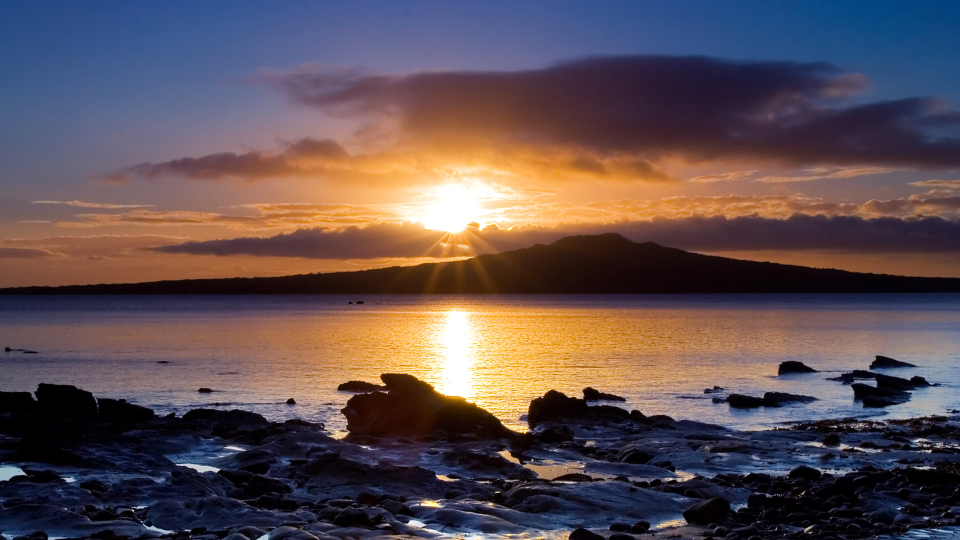
#> input picture Lab_3/static/SampleImage.jpg, 1920 x 1080 px (shown at 1/2 size)
$ python L3_2.py
#> lines starting #> are read from the running program, lines starting #| are printed output that depends on the picture
import cv2
import matplotlib.pyplot as plt

# Reading the image
img_data = cv2.imread("static/SampleImage.jpg")
#> img_data is the input picture: shape (1080, 1920, 3); mean B, G, R 83.3, 79.4, 94.9
img = cv2.cvtColor(img_data, cv2.COLOR_BGR2RGB)
gray = cv2.cvtColor(img_data, cv2.COLOR_RGB2GRAY)
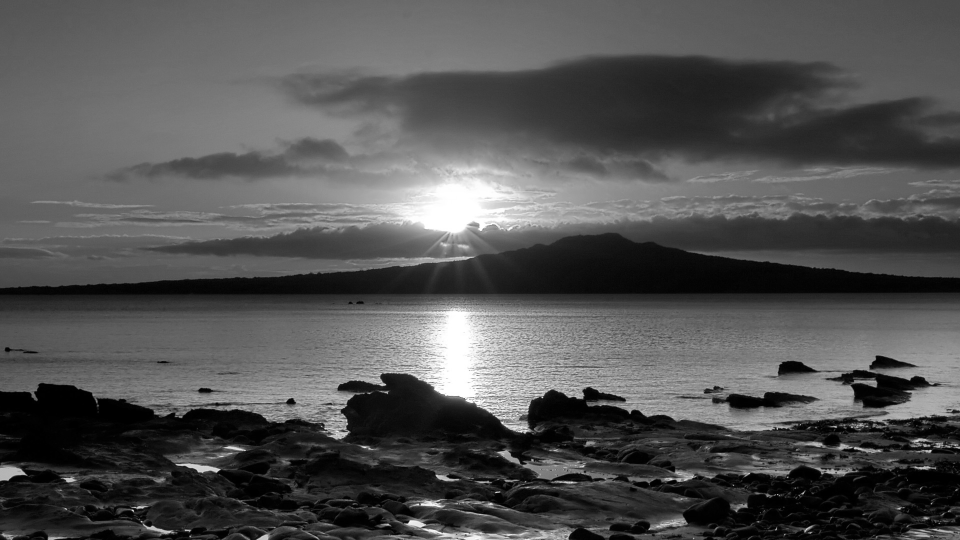
#> gray: shape (1080, 1920) (shown at 1/2 size); min 0, max 255, mean 82.3

# Setting the grid size
plt.figure(figsize=(20, 20))

# Plotting the original image
plt.subplot(221)
plt.title("Original")
plt.imshow(img)

# Plotting the histogram for the image
img_hist = cv2.calcHist([gray], [0], None, [256], [0, 256])
#> img_hist = 256 values, max 29525 at index 2, min 494 at index 247, mean 8100
plt.subplot(222)
plt.title("Histogram 1")
plt.plot(img_hist)

# Plotting the histogram using the ravel function
plt.subplot(223)
plt.hist(gray.ravel(), 256, [0, 256])
plt.title("Histogram 2")

# Applying the Histogram equalization using the cv2.equalizeHist() function
final_image = cv2.equalizeHist(gray)
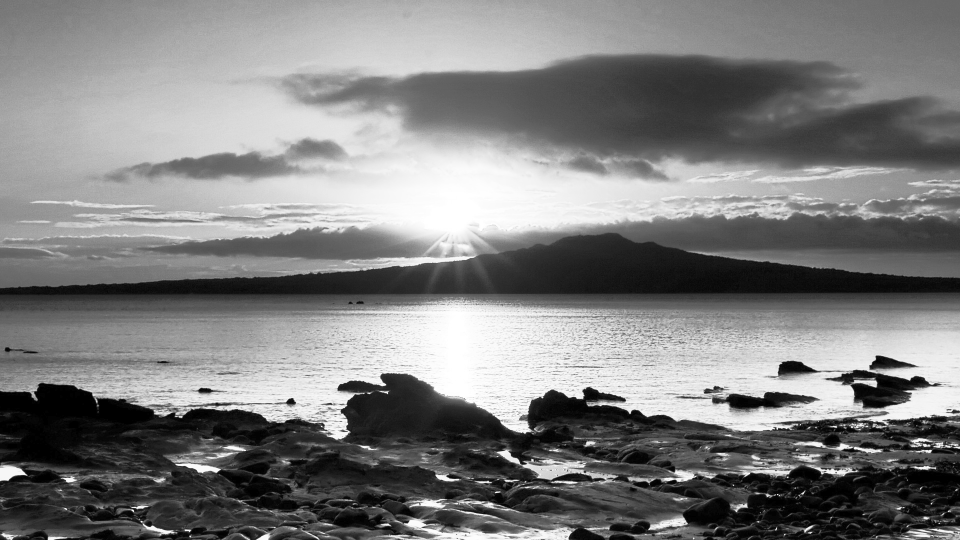
#> final_image: shape (1080, 1920) (shown at 1/2 size); min 0, max 255, mean 126.9

# Displaying the image
# cv2.imshow("Histogram Equalization", final_image)
plt.subplot(224)
plt.title("Histogram Equalization")
plt.imshow(cv2.cvtColor(final_image, cv2.COLOR_BGR2RGB))
plt.show()
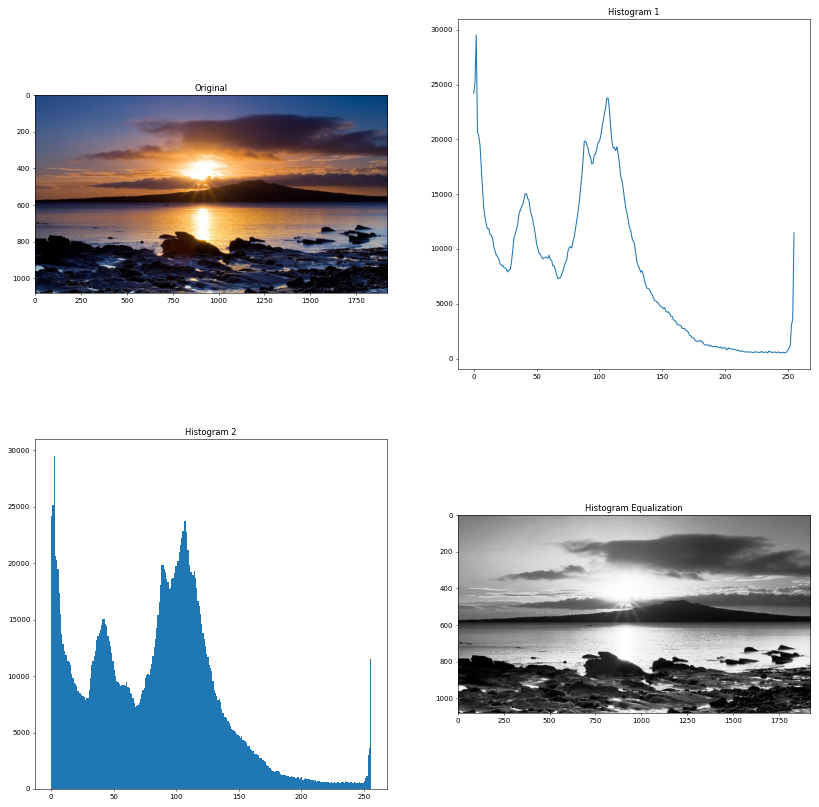
#> figure drawn by matplotlib, 4 panels; panel 2: curve peaks at x = 2, y = 29525; panel 3: tallest bar 29525 high, from x = 2 to 3

cv2.waitKey(0)
cv2.destroyAllWindows()
